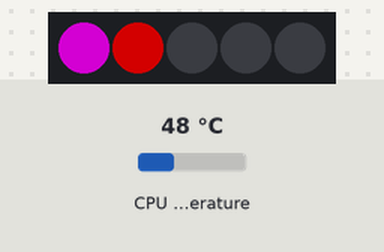
The program below on a simulated Raspberry Pi (BCM pin numbers). On the bench: 5 RGB LEDs in strip order, left to right. The inputs (shaded band) are chosen by the test bench; at power-on: CPU temperature 48 °C. Dim RGB values are drawn brighter than linear; random numbers come from a fixed seed; the clock reads 2024-03-15 10:24:30 at power-on unless the program sets it.

Above: at 2.1 s.
At 9.6 s:
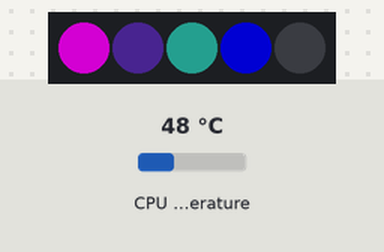
9.7 s: CPU temperature set to 46 °C
12.8 s: CPU temperature set to 43 °C
At 13.9 s:
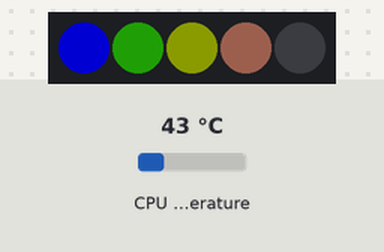
15.9 s: CPU temperature set to 71 °C
At 17.0 s:
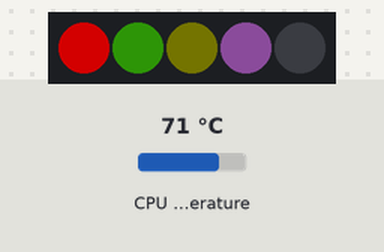
19.0 s: CPU temperature set to 62 °C
22.1 s: CPU temperature set to 59 °C
At 23.1 s:
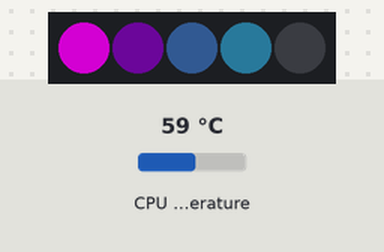
25.2 s: CPU temperature set to 31 °C
At 26.0 s:
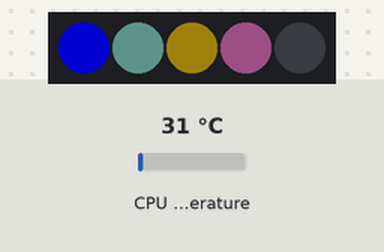
Timing chart, 0 to 32.0 s (numbered marks = the images above; inputs shaded):
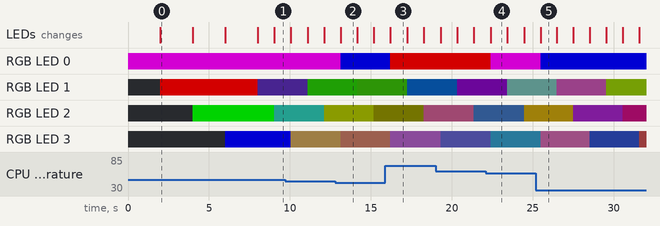

Measured:
- the behaviour switches between 45 and 44 °C on CPU temperature (found by bisection; images 1 and 2)
- the behaviour switches between 61 and 60 °C on CPU temperature (found by bisection; images 3 and 4)
- what the display in image 0 shows lasts 2.0 s, from 2.0 s to 4.0 s
- what the display in image 3 shows lasts 1.0 s, from 16.2 s to 17.2 s

The program:

rpi4tower_leds.py
```python
import board
import neopixel
import time
import random
import subprocess

import logging
import logging.handlers
import sys
import syslog

# LED strip configuration
LED_COUNT = 5           # Number of LED pixels
LED_PIN = board.D18     # GPIO pin connected to the LED strip (GPIO18)
LED_BRIGHTNESS = 0.5    # Brightness (0.0 to 1.0)
LED_ORDER = neopixel.GRB  # Strip color order (GRB for WS2812B)
LED_DIMMER = 0.25

# Initialize the LED strip
strip = neopixel.NeoPixel(LED_PIN, LED_COUNT, brightness=LED_BRIGHTNESS, auto_write=False, pixel_order=LED_ORDER)

def set_led_color(index, r, g, b):
    """Set the color of the LED at the given index."""
    strip[index] = (r, g, b)
    strip.show()

def turn_off_leds():
    """Turn off all LEDs."""
    for i in range(LED_COUNT):
        set_led_color(i, 0, 0, 0)

# Function to get CPU temperature using vcgencmd
def get_cpu_temperature():
    try:
        cpu_temp_str = subprocess.check_output(['vcgencmd', 'measure_temp']).decode()
        cpu_temp = float(cpu_temp_str.split('=')[1].split('\'')[0])
        return cpu_temp
    except:
        return "N/A"

# Example usage
if __name__ == "__main__":
    try:
        # Set individual LED colors
        set_led_color(0, 255, 0, 255) # Purple
        time.sleep(2)
        set_led_color(1, 255, 0, 0)  # Red
        time.sleep(2)
        set_led_color(2, 0, 255, 0)  # Green
        time.sleep(2)
        set_led_color(3, 0, 0, 255)  # Blue
        time.sleep(2)

        # Turn off all LEDs
        #turn_off_leds()

        while True:
            for i in range(1,4):
                        r = random.randint(0,int(255 * LED_DIMMER))
                        g = random.randint(0,int(255 * LED_DIMMER))
                        b = random.randint(0,int(255 * LED_DIMMER))
                        set_led_color(i, r, g, b)
                        time.sleep(1)
                        if get_cpu_temperature() < 45:
                            set_led_color(0, 0, 0, 255) # Blue
                        elif get_cpu_temperature() > 60:
                            set_led_color(0,255,0,0) # Red
                        else:
                            set_led_color(0,255,0,255) # Purple


    except KeyboardInterrupt:
        # Turn off LEDs and handle keyboard interrupt
        turn_off_leds()
    except:
        syslog.syslog("sdfgsdfgs")
```
